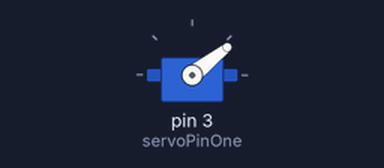
Bench run of a sketch on a simulated Arduino Uno, built with avr-gcc and run on an emulated ATmega328P. On the bench: servo. What the sketch prints to the serial monitor is not drawn.

Above: at 0.05 s.
At 0.65 s:
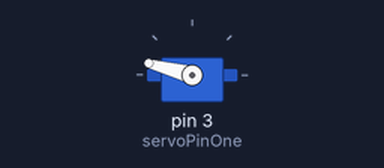
At 0.95 s:
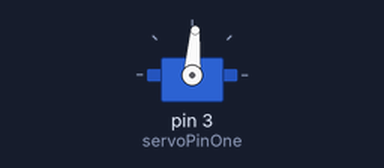
At 1.3 s:
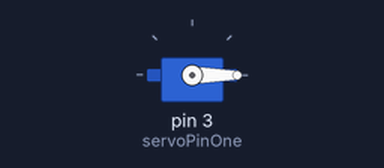
Timing chart, 0 to 3.0 s (numbered marks = the images above):
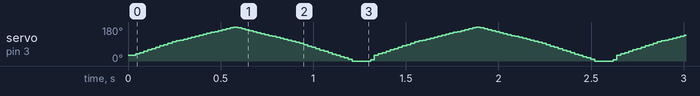

The sketch:

servo_test.ino
```cpp
#include <Servo.h>

int servoPinOne  = 3;
//int servoPinTwo  = 4;

Servo myservo1,myservo2;

void setup() {
  Serial.begin(9600);
  myservo1.attach( servoPinOne );
  //myservo2.attach( servoPinTwo );
  myservo1.write( 0 );
  //myservo2.write( 0 );
}

void loop() {

  for(int i=0;i<=180;i++){
    myservo1.write( i );
   // myservo2.write( i );

    Serial.print( i );
    Serial.print( " " );
  }
  for(int i=180;i>=0;i--){
     myservo1.write( i );
    // myservo2.write( i );

    Serial.print( i );
    Serial.print( " " );
  }
  delay(100);
}
```
